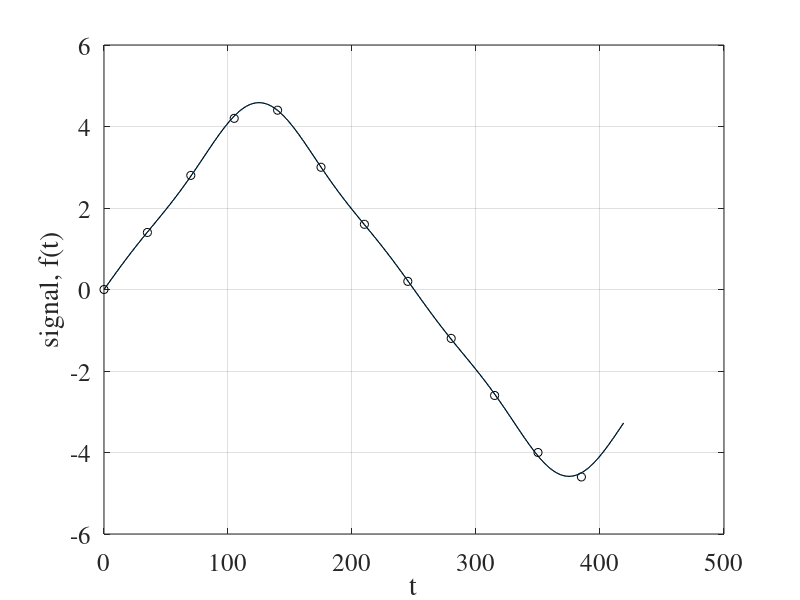
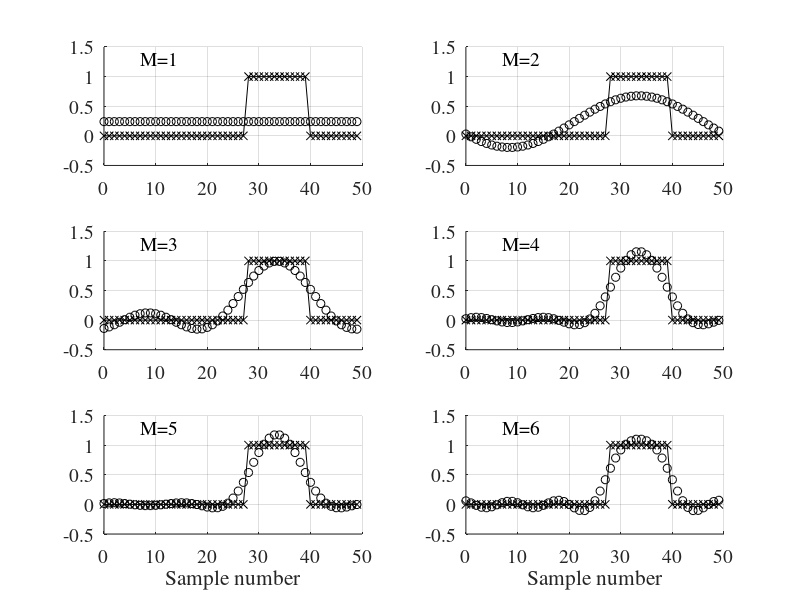

The MATLAB script that drew these images, in order:
% http://blog.naver.com/PostView.nhn?blogId=horgan&logNo=40018286782&parentCategoryNo=&categoryNo=&viewDate=&isShowPopularPosts=false&from=postView

f=[0.00 1.40 2.80 4.20 4.40 3.00 1.60 0.20 -1.20 -2.60 -4.00 -4.60];
 
m=[1:3];
 
n=[0:11];
 
T=35;
 
G=sin(2*pi*(n')*(2*m-1)*T/500);
 
figure(1); clf;
 
c=(G'*G)\(f*G)';
 
n=[0:12*35-1]';
 
arg=2*pi*n/500;
 
fhat=[sin(arg) sin(3*arg) sin(5*arg)]*c;
 
plot(35*[0:11],f,'ok',n,fhat); grid
 
line(n,fhat,'color','k');
 
set(gca,'fontname','times','fontsize',18);
 
xlabel('t'); ylabel('signal, f(t)');


%%%%%%%%%%%%%%%%%
figure
N=50;
 
n=[0:N-1];
 
X=[zeros(1,28),ones(1,12),zeros(1,N-40)];
 
MM=[1 2 3 4 5 6];
 
for nfig=[1 2 3 4 5 6];
 
   M=MM(nfig);
 
   m=[0:M-1];
 
   % a and b coefficients. Note: b0=0 and a0/2 replaces a0.
 
   a=(2/N)*X*cos(2*pi*(n')*m/N);
 
   a(1)=a(1)/2;
 
   b=(2/N)*X*sin(2*pi*(n')*m/N);
 
   Xhat=a*cos(2*pi*(m')*n/N)+b*sin(2*pi*(m')*n/N);
 
   subplot(3,2,nfig);
 
   axis([0 50 -.5 1.5]);
 
   set(gca,'fontname','times','fontsize',14);
 
   line(n,X,'linestyle','-','Marker','x','color','k'); grid on;
 
   line(n,Xhat,'linestyle','none','Marker','o','color','k');
 
   text(7,1.3,['M=',int2str(M)],'fontname','times','fontsize',14);
 
    if nfig>4,
 
    xlabel('Sample number');
 
    end
 
end
 
set(gcf,'color',[1 1 1]);
